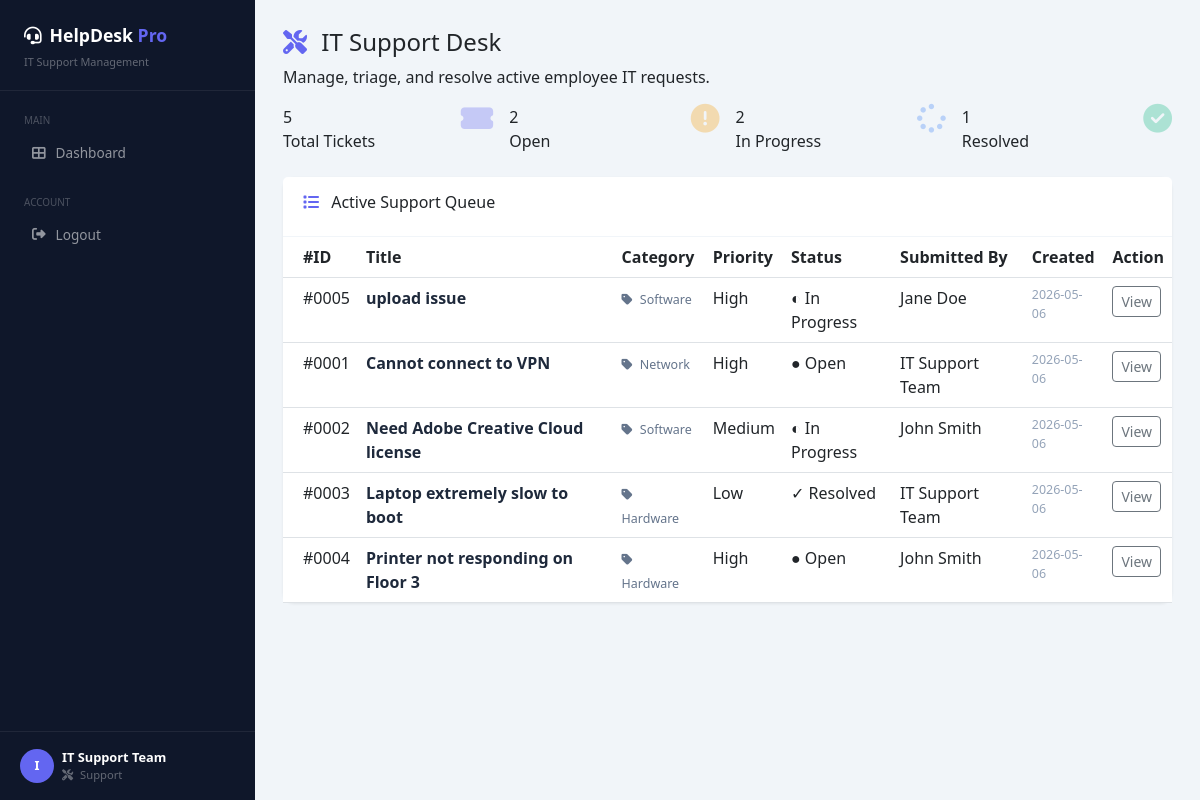
/dashboard (signed in), run on the app's committed database.
### tables this page shows
CREATE TABLE users (
            id INTEGER PRIMARY KEY AUTOINCREMENT,
            username TEXT UNIQUE NOT NULL,
            password TEXT NOT NULL,
            role TEXT NOT NULL DEFAULT 'employee',
            full_name TEXT NOT NULL DEFAULT 'User'
        );

CREATE TABLE tickets (
            id INTEGER PRIMARY KEY AUTOINCREMENT,
            title TEXT NOT NULL,
            description TEXT NOT NULL,
            category TEXT NOT NULL DEFAULT 'General',
            status TEXT NOT NULL DEFAULT 'Open',
            priority TEXT NOT NULL DEFAULT 'Medium',
            created_by INTEGER NOT NULL,
            created_at TEXT DEFAULT CURRENT_TIMESTAMP,
            updated_at TEXT DEFAULT CURRENT_TIMESTAMP,
            FOREIGN KEY (created_by) REFERENCES users(id)
        );

### app.py (the view, shortened to what this page needs)
@app.route('/dashboard')
@login_required
def dashboard():
    conn = get_db()
    if session['role'] in ['admin', 'support']:
        tickets = conn.execute('''
            SELECT t.*, u.full_name as creator_name
            FROM tickets t JOIN users u ON t.created_by = u.id
            ORDER BY t.created_at DESC
        ''').fetchall()
    total_users = conn.execute('SELECT COUNT(*) FROM users').fetchone()[0]
    conn.close()
    stats = {
        'total': len(tickets),
        'open': sum(1 for t in tickets if t['status'] == 'Open'),
        'in_progress': sum(1 for t in tickets if t['status'] == 'In Progress'),
        'resolved': sum(1 for t in tickets if t['status'] == 'Resolved'),
        'total_users': total_users
    }
    return render_template('dashboard.html', tickets=tickets, stats=stats)

### app.py (called while the page is built)
def get_db():
    os.makedirs(DB_DIR, exist_ok=True)
    conn = sqlite3.connect(DB_PATH)
    conn.row_factory = sqlite3.Row
    return conn

def login_required(f):
    @wraps(f)
    def decorated(*args, **kwargs):
        if 'user_id' not in session:
            return redirect(url_for('login'))
        return f(*args, **kwargs)
    return decorated

### templates/dashboard.html (shortened to what this page needs)
{% extends "base.html" %}
{% block content %}
<div class="page-header">
    <h4>
        {% if session.role == 'admin' %}
            <i class="fas fa-shield-alt me-2" style="color:#6366f1;"></i> Admin Dashboard
        {% elif session.role == 'support' %}
            <i class="fas fa-tools me-2" style="color:#6366f1;"></i> IT Support Desk
        {% else %}
            <i class="fas fa-th-large me-2" style="color:#6366f1;"></i> My Tickets
        {% endif %}
    </h4>
    <p>
        {% if session.role == 'admin' %}
            Global overview of all organizational tickets and system status.
        {% elif session.role == 'support' %}
            Manage, triage, and resolve active employee IT requests.
        {% else %}
            Track the status of your personal IT support requests.
        {% endif %}
    </p>
</div>
<div class="row g-3 mb-4">
    <div class="col-md-3">
        <div class="stat-card c-total">
            <div class="d-flex justify-content-between">
                <div>
                    <div class="stat-num">{{ stats.total }}</div>
                    <div class="stat-label">Total Tickets</div>
                </div>
                <i class="fas fa-ticket-alt stat-icon"
                   style="color:#6366f1;opacity:0.3;font-size:1.8rem;"></i>
            </div>
        </div>
    </div>
    <div class="col-md-3">
        <div class="stat-card c-open">
            <div class="d-flex justify-content-between">
                <div>
                    <div class="stat-num">{{ stats.open }}</div>
                    <div class="stat-label">Open</div>
                </div>
                <i class="fas fa-circle-exclamation stat-icon"
                   style="color:#f59e0b;opacity:0.3;font-size:1.8rem;"></i>
            </div>
        </div>
    </div>
    <div class="col-md-3">
        <div class="stat-card c-progress">
            <div class="d-flex justify-content-between">
                <div>
                    <div class="stat-num">{{ stats.in_progress }}</div>
                    <div class="stat-label">In Progress</div>
                </div>
                <i class="fas fa-spinner stat-icon"
                   style="color:#3b82f6;opacity:0.3;font-size:1.8rem;"></i>
            </div>
        </div>
    </div>
    <div class="col-md-3">
        <div class="stat-card c-resolved">
            <div class="d-flex justify-content-between">
                <div>
                    <div class="stat-num">{{ stats.resolved }}</div>
                    <div class="stat-label">Resolved</div>
                </div>
                <i class="fas fa-check-circle stat-icon"
                   style="color:#10b981;opacity:0.3;font-size:1.8rem;"></i>
            </div>
        </div>
    </div>
</div>
<div class="card">
    <div class="card-header d-flex justify-content-between align-items-center">
        <h6>
            <i class="fas fa-list me-2" style="color:#6366f1;"></i>
            {% if session.role == 'admin' %}
                Global Ticket Queue
            {% elif session.role == 'support' %}
                Active Support Queue
            {% else %}
                My Ticket History
            {% endif %}
        </h6>
    </div>
    <div class="card-body p-0">
        {% if tickets %}
        <table class="table mb-0">
            <thead>
                <tr>
                    <th style="padding-left:20px;">#ID</th>
                    <th>Title</th>
                    <th>Category</th>
                    <th>Priority</th>
                    <th>Status</th>
                    {% if session.role in ['admin', 'support'] %}
                        <th>Submitted By</th>
                    {% endif %}
                    <th>Created</th>
                    <th>Action</th>
                </tr>
            </thead>
            <tbody>
                {% for ticket in tickets %}
                <tr>
                    <td style="padding-left:20px;">
                        <span class="ticket-id">#{{ '%04d' % ticket.id }}</span>
                    </td>
                    <td>
                        <div style="font-weight:600;color:#1e293b;">
                            {{ ticket.title }}
                        </div>
                    </td>
                    <td>
                        <span style="font-size:0.78rem;color:#64748b;">
                            <i class="fas fa-tag me-1"></i>
                            {{ ticket.category }}
                        </span>
                    </td>
                    <td>
                        <span class="p-{{ ticket.priority|lower }}">
                            {{ ticket.priority }}
                        </span>
                    </td>
                    <td>
                        {% if ticket.status == 'Open' %}
                            <span class="badge-status s-open">● Open</span>
                        {% elif ticket.status == 'In Progress' %}
                            <span class="badge-status s-inprogress">◐ In Progress</span>
                        {% elif ticket.status == 'Resolved' %}
                            <span class="badge-status s-resolved">✓ Resolved</span>
                        {% else %}
                            <span class="badge-status s-closed">✗ Closed</span>
                        {% endif %}
                    </td>
                    {% if session.role in ['admin', 'support'] %}
                    <td>{{ ticket.creator_name }}</td>
                    {% endif %}
                    <td style="font-size:0.78rem;color:#94a3b8;">
                        {{ ticket.created_at[:10] }}
                    </td>
                    <td>
                        <a href="{{ url_for('view_ticket', ticket_id=ticket.id) }}"
                           class="btn btn-outline-secondary btn-sm">
                            View
                        </a>
                    </td>
                </tr>
                {% endfor %}
            </tbody>
        </table>
        {% endif %}
    </div>
</div>
{% endblock %}

### templates/base.html (shortened to what this page needs)
<!DOCTYPE html>
<html lang="en">
<head>
    <link href="https://cdn.jsdelivr.net/npm/bootstrap@5.3.0/dist/css/bootstrap.min.css" rel="stylesheet">
    <link href="https://cdnjs.cloudflare.com/ajax/libs/font-awesome/6.4.0/css/all.min.css" rel="stylesheet">
</head>
<body>
{% if 'user_id' in session %}
<div class="sidebar">
    <div class="sidebar-brand">
        <p class="brand-name">
            <i class="fas fa-headset me-2"></i>HelpDesk <span>Pro</span>
        </p>
        <small>IT Support Management</small>
    </div>
    <nav class="mt-2 flex-grow-1">
        <div class="sidebar-section-label">Main</div>
        <a href="{{ url_for('dashboard') }}" class="nav-link">
            <i class="fas fa-th-large"></i> Dashboard
        </a>
        <div class="sidebar-section-label mt-2">Account</div>
        <a href="{{ url_for('logout') }}" class="nav-link">
            <i class="fas fa-sign-out-alt"></i> Logout
        </a>
    </nav>
    <div class="sidebar-user d-flex align-items-center gap-2">
        <div class="user-avatar">{{ session.full_name[0].upper() }}</div>
        <div>
            <div style="color:#fff; font-size:0.8rem; font-weight:600;">
                {{ session.full_name }}
            </div>
            <div style="color:rgba(255,255,255,0.35); font-size:0.7rem;">
                {% if session.role == 'admin' %}
                    <i class="fas fa-shield-alt me-1"></i>
                {% elif session.role == 'support' %}
                    <i class="fas fa-tools me-1"></i>
                {% endif %}
                {{ session.role|capitalize }}
            </div>
        </div>
    </div>
</div>
<div class="main-content">
    {% block content %}{% endblock %}
</div>
{% else %}
{% block auth_content %}{% endblock %}
{% endif %}
</body>
</html>

### templates/base.html (style rules this page uses)
body { background: #f1f5f9; font-family: 'Segoe UI', sans-serif; margin: 0; }
.sidebar { width: 255px; min-height: 100vh; background: #0f172a; position: fixed; top: 0; left: 0; z-index: 100; display: flex; flex-direction: column; }
.sidebar-brand { padding: 22px 24px 18px; border-bottom: 1px solid rgba(255,255,255,0.07); }
.brand-name { color: #fff; font-weight: 700; font-size: 1.1rem; margin: 0; }
.brand-name span { color: #6366f1; }
.sidebar-brand small { color: rgba(255,255,255,0.35); font-size: 0.68rem; }
.sidebar .nav-link { color: rgba(255,255,255,0.55); padding: 9px 20px; border-radius: 8px; margin: 2px 12px; font-size: 0.85rem; font-weight: 500; display: flex; align-items: center; gap: 10px; text-decoration: none; }
.sidebar-section-label { color: rgba(255,255,255,0.25); font-size: 0.62rem; text-transform: uppercase; padding: 14px 24px 4px; }
.sidebar-user { margin-top: auto; padding: 16px 20px; border-top: 1px solid rgba(255,255,255,0.07); }
.user-avatar { width: 34px; height: 34px; background: #6366f1; border-radius: 50%; display: flex; align-items: center; justify-content: center; font-weight: 700; font-size: 0.8rem; color: #fff; }
.main-content { margin-left: 255px; padding: 28px; min-height: 100vh; }
.card { border: none; border-radius: 12px; box-shadow: 0 1px 3px rgba(0,0,0,0.07); }
.card-header { background: #fff; border-bottom: 1px solid #f1f5f9; padding: 16px 20px; border-radius: 12px 12px 0 0; }

### data on the page
users: full_name "IT Support Team", role "Support"
tickets: id "0005", title "upload issue", category "Software", priority "High", status "◐ In Progress", creator_name "Jane Doe", created_at "2026-05-06"
tickets: id "0001", title "Cannot connect to VPN", category "Network", priority "High", status "● Open", creator_name "IT Support Team", created_at "2026-05-06"
tickets: id "0002", title "Need Adobe Creative Cloud license", category "Software", priority "Medium", status "◐ In Progress", creator_name "John Smith", created_at "2026-05-06"
tickets: id "0003", title "Laptop extremely slow to boot", category "Hardware", priority "Low", status "✓ Resolved", creator_name "IT Support Team", created_at "2026-05-06"
tickets: id "0004", title "Printer not responding on Floor 3", category "Hardware", priority "High", status "● Open", creator_name "John Smith", created_at "2026-05-06"

### other printed values
{{ session.full_name[0].upper() }} "I"
{{ stats.total }} "5"
{{ stats.open }} "2"
{{ stats.in_progress }} "2"
{{ stats.resolved }} "1"
